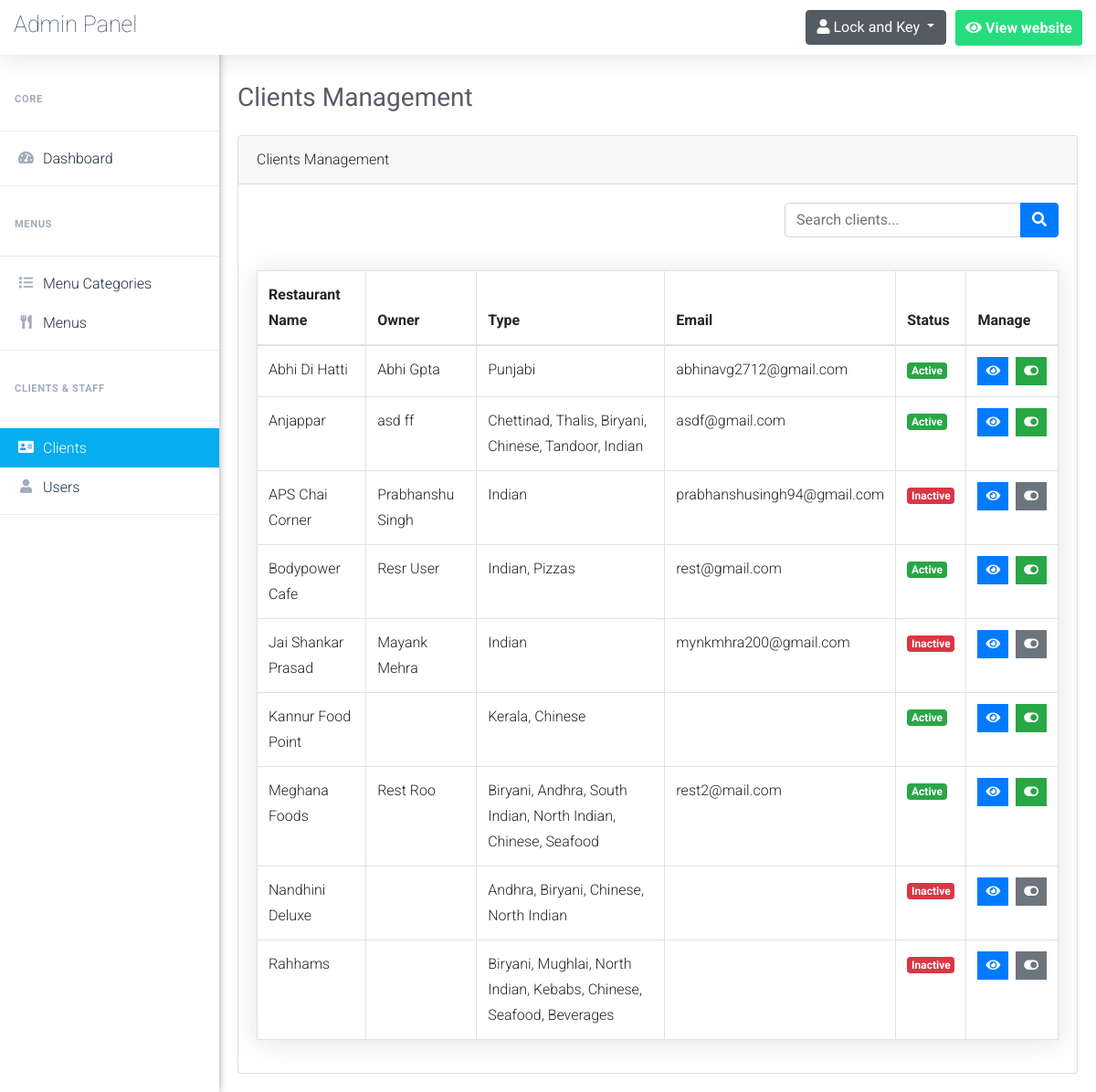
The app's page /admin/clients.php (signed in) with its own data.
### tables this page shows
CREATE TABLE `restaurants` (
  `id` int NOT NULL AUTO_INCREMENT,
  `name` varchar(255) DEFAULT NULL,
  `type` varchar(255) DEFAULT NULL,
  `rating` decimal(2,1) DEFAULT NULL,
  `time` int DEFAULT NULL,
  `forTwo` int DEFAULT NULL,
  `offer` varchar(255) DEFAULT NULL,
  `img` varchar(255) DEFAULT NULL,
  `owner` varchar(255) DEFAULT NULL,
  `email` varchar(255) DEFAULT NULL,
  `status` varchar(50) DEFAULT NULL,
  PRIMARY KEY (`id`)
);

### admin/clients.php (the view, shortened to what this page needs)
<?php
	$pageTitle = 'Clients Management';
	if(isset($_SESSION['admin_id']))
	{
		include 'connect.php';
		include 'Includes/templates/header.php';
		include 'Includes/templates/navbar.php';
        ?>
        <?php
            $do = '';
            if(isset($_GET['do']) && in_array(htmlspecialchars($_GET['do']), array('View')))
                $do = $_GET['do'];
            else
                $do = 'Manage';
            if($do == "Manage")
            {
                $stmt = $con->prepare("SELECT * FROM restaurants ORDER BY name ASC");
                $stmt->execute();
                $clients = $stmt->fetchAll();
            ?>
                <div class="card">
                    <div class="card-header">
                        <?php echo $pageTitle; ?>
                    </div>
                    <div class="card-body">
                        <div class="above-table clearfix" style="margin-bottom: 1rem!important;">
                            <div class="search-container">
                                <div class="input-group search-bar">
                                    <input type="text" id="search_input" class="form-control" placeholder="Search clients...">
                                    <div class="input-group-append">
                                        <button class="btn btn-primary" id="search_button" type="button">
                                        <i class="fa fa-search"></i>
                                        </button>
                                    </div>
                                </div>
                            </div>
                        </div>
                        <table class="table table-bordered clients-table">
                            <thead>
                                <tr>
                                    <th scope="col">Restaurant Name</th>
                                    <th scope="col">Owner</th>
                                    <th scope="col">Type</th>
                                    <th scope="col">Email</th>
                                    <th scope="col">Status</th>
                                    <th scope="col">Manage</th>
                                </tr>
                            </thead>
                            <tbody>
                                <?php
                                    foreach($clients as $client)
                                    {
                                        echo "<tr>";
                                            echo "<td>";
                                                echo $client['name'];
                                            echo "</td>";
                                            echo "<td>";
                                                echo $client['owner'];
                                            echo "</td>";
                                            echo "<td>";
                                                echo $client['type'];
                                            echo "</td>";
                                            echo "<td>";
                                                echo $client['email'];
                                            echo "</td>";
                                            echo "<td>";
                                                echo "<span id='status_badge_".$client['id']."' class='badge badge-" . ($client['status'] == 'active' ? 'success' : 'danger') . "'>";
                                                echo ucfirst($client['status']);
                                                echo "</span>";
                                            echo "</td>";
                                            echo "<td>";
                                                $view_data = "view_".$client["id"];
                                                $button_class = ($client['status'] == 'active') ? 'success' : 'secondary';
                                                $title = ($client['status'] == 'active') ? 'Set Inactive' : 'Set Active';
                                                ?>
                                                <ul class="list-inline m-0">
                                                    <li class="list-inline-item" data-toggle="tooltip" title="View">
                                                        <button class="btn btn-primary btn-sm rounded-0" type="button" data-toggle="modal" data-target="#<?php echo $view_data; ?>" data-placement="top" >
                                                            <i class="fa fa-eye"></i>
                                                        </button>
                                                    </li>
                                                    <li class="list-inline-item" data-toggle="tooltip" title="<?php echo $title; ?>">
                                                        <button class="btn btn-<?php echo $button_class; ?> btn-sm rounded-0 status-toggle"
                                                                type="button"
                                                                data-id="<?php echo $client['id']; ?>"
                                                                data-current="<?php echo $client['status']; ?>"
                                                                data-placement="top">
                                                            <i class="fa fa-toggle-on"></i>
                                                        </button>
                                                    </li>
                                                </ul>
                                                <?php
                                            echo "</td>";
                                        echo "</tr>";
                                    }
                                ?>
                            </tbody>
                        </table>
                    </div>
                </div>
            <?php
            }
        include 'Includes/templates/footer.php';
    }
    else
    {
        header('Location: index');
        exit();
    }
?>

### admin/Includes/templates/header.php (shortened to what this page needs)
<!DOCTYPE html>
<html lang="en">
	<head>
		<link rel="stylesheet" type="text/css" href="Design/css/bootstrap.min.css">
		<link rel="stylesheet" type="text/css" href="Design/fonts/css/all.min.css">
		<link rel="stylesheet" type="text/css" href="Design/css/main.css">
	</head>
	<body>

### admin/Includes/templates/navbar.php (shortened to what this page needs)
<header class="headerMenu сlearfix sb-page-header">
    <div class="nav-header">
        <a class="navbar-brand" href="#">
            Admin Panel
        </a>
    </div>
    <div class="nav-controls top-nav">
        <ul class="nav top-menu">
            <li id="user-btn" class="main-li dropdown" style="background:none;">
                <div class="dropdown show">
                    <a class="btn btn-secondary dropdown-toggle" href="#" role="button" id="dropdownMenuLink" data-toggle="dropdown" aria-haspopup="true" aria-expanded="false">
                        <i class="fa fa-user"></i>
                        <span class="username">Lock and Key</span>
                    </a>
                </div>
            </li>
            <li class="main-li webpage-btn">
                <a class="nav-item-button " href="../foodfood/" target="_blank">
                    <i class="fas fa-eye"></i>
                    <span>View website</span>
                </a>
            </li>
        </ul>
    </div>
</header>
<aside class="vertical-menu" id="vertical-menu">
    <div>
        <ul class="menu-bar">
            <div class="sidenav-menu-heading">
                Core
            </div>
            <div class="dropdown-divider"></div>
            <li>
                <a href="dashboard.php" class="a-verMenu dashboard_link">
                    <i class="fas fa-tachometer-alt icon-ver"></i>
                    <span style="padding-left:6px;">Dashboard</span>
                </a>
            </li>
            <div class="dropdown-divider"></div>
            <div class="sidenav-menu-heading">
                Menus
            </div>
            <div class="dropdown-divider"></div>
            <li>
                <a href="menu_categories.php" class="a-verMenu menu_categories_link">
                    <i class="fas fa-list icon-ver"></i>
                    <span style="padding-left:6px;">Menu Categories</span>
                </a>
            </li>
            <li>
                <a href="menus.php" class="a-verMenu menus_link">
                    <i class="fas fa-utensils icon-ver"></i>
                    <span style="padding-left:6px;">Menus</span>
                </a>
            </li>
            <div class="dropdown-divider"></div>
            <div class="sidenav-menu-heading">
                Clients & Staff
            </div>
            <div class="dropdown-divider"></div>
            <li>
                <a href="clients.php" class="a-verMenu clients_link">
                    <i class="far fa-address-card icon-ver"></i>
                    <span style="padding-left:6px;">Clients</span>
                </a>
            </li>
            <li>
                <a href="users.php" class="a-verMenu users_link">
                    <i class="far fa-user icon-ver"></i>
                    <span style="padding-left:6px;">Users</span>
                </a>
            </li>
            <div class="dropdown-divider"></div>
        </ul>
    </div>
</aside>
<div id="content" style="margin-left:240px;">
    <section class="content-wrapper" style="width: 100%;padding: 70px 0 0;">
        <div class="inside-page" style="padding:20px">
            <div class="page_title_top" style="margin-bottom: 1.5rem!important;">
                <h1 style="color: #5a5c69!important;font-size: 1.75rem;font-weight: 400;line-height: 1.2;">
                    <?php echo $pageTitle; ?>
                </h1>
            </div>

### admin/Includes/templates/footer.php (shortened to what this page needs)
				</div>
			</section>
		</div>
	</body>
</html>

### admin/Design/css/main.css (style rules this page uses)
a, a:hover { text-decoration: none !important; }
ul { display: block; list-style: none; padding: 0; margin: 0; }
html { scroll-behavior: smooth; }
body { font-family: 'Roboto', sans-serif; font-size: 16px; line-height: 28px; font-weight: 300; }
.headerMenu { position: fixed; left: 0; right: 0; top: 0; display: -ms-flexbox; display: flex; -webkit-box-pack: justify; -ms-flex-pack: justify; justify-content: space-between; -webkit-box-align: center; -ms-flex-align: center; align-items: center; -ms-flex-wrap: wrap; flex-wrap: wrap; z-index: 1002; background: #fff; min-height: 60px; padding: 10px 15px; box-shadow: 0 .15rem 1.75rem 0 rgba(58,59,69,.15); }
.nav-item-button { padding: 10px; line-height: 1;display: block; border: 1px solid #f0f0f8; background-color: #fff; text-decoration: none; border-radius: 3px; color: #66686d; }
.navbar-brand { font-family: inherit; color: #323f52; height: inherit; padding: 0px; line-height: 0px; font-weight: lighter; font-size: 25px; }
.sidenav-menu-heading { padding: 1.25rem 1rem 0.75rem; font-size: 0.7rem; font-weight: bold; text-transform: uppercase; letter-spacing: 0.05em; color: #a2acba; }
.active_link { text-decoration: none; background: #06adef; color: #fff !important; }
.active_link i { color: #fff !important; }
.vertical-menu { width:240px; float: left; height: 100%; position: fixed; background: #fff; top: 0; bottom: 0; z-index: 300; -moz-box-shadow: -3px 0 10px 0 #555; -webkit-box-shadow: -3px 0 10px 0 #555; box-shadow: -3px 0 10px 0 #555; overflow-y: scroll; }
.vertical-menu .menu-bar { padding:0px; margin:0px; margin-top: 75px; position: relative; }
.a-verMenu { display: -webkit-box; display: flex; -webkit-box-align: center; align-items: center; line-height: normal; padding-top: 0.75rem; padding-bottom: 0.75rem; position: relative; color: #1f2d41; padding: 0.75rem 1rem; }
.icon-ver { width: 25px; height: 18px; text-align: center; font-size: 15px; background: none; margin: 0; padding: 0; color: #a2acba; font-weight: 900; display: block; }
.top-menu { display: -webkit-box; display: -ms-flexbox; display: flex; -ms-flex-wrap: wrap; flex-wrap: wrap; padding-left: 0; margin-bottom: 0; list-style: none; }
.webpage-btn .nav-item-button { font-weight: 700; color: #fff; background: #26dd7d; border: 1px solid #26dd7d; }
.top-nav .top-menu .main-li { float: left; margin-left: 10px; }
.list-inline { display: flex; }

### admin/clients.php (style rules this page uses)
.clients-table { -webkit-box-shadow: 0 .15rem 1.75rem 0 rgba(58,59,69,.15)!important; box-shadow: 0 .15rem 1.75rem 0 rgba(58,59,69,.15)!important; }
.search-container { margin-bottom: 20px; width: 300px; float: right; }
.search-bar { width: 100%; }
.clearfix::after { content: ""; clear: both; display: table; }
.status-toggle { cursor: pointer; }

### records on screen
restaurants: name "Abhi Di Hatti", owner "Abhi Gpta", type "Punjabi", email "abhinavg2712@gmail.com", status "Active"
restaurants: name "Anjappar", owner "asd ff", type "Chettinad, Thalis, Biryani, Chinese, Tandoor, Indian", email "asdf@gmail.com", status "Active"
restaurants: name "APS Chai Corner", owner "Prabhanshu Singh", type "Indian", email "prabhanshusingh94@gmail.com", status "Inactive"
restaurants: name "Bodypower Cafe", owner "Resr User", type "Indian, Pizzas", email "rest@gmail.com", status "Active"
restaurants: name "Jai Shankar Prasad", owner "Mayank Mehra", type "Indian", email "mynkmhra200@gmail.com", status "Inactive"
restaurants: name "Kannur Food Point", type "Kerala, Chinese", status "Active"
restaurants: name "Meghana Foods", owner "Rest Roo", type "Biryani, Andhra, South Indian, North Indian, Chinese, Seafood", email "rest2@mail.com", status "Active"
restaurants: name "Nandhini Deluxe", type "Andhra, Biryani, Chinese, North Indian", status "Inactive"
restaurants: name "Rahhams", type "Biryani, Mughlai, North Indian, Kebabs, Chinese, Seafood, Beverages", status "Inactive"

### other values on screen
$pageTitle "Clients Management"
